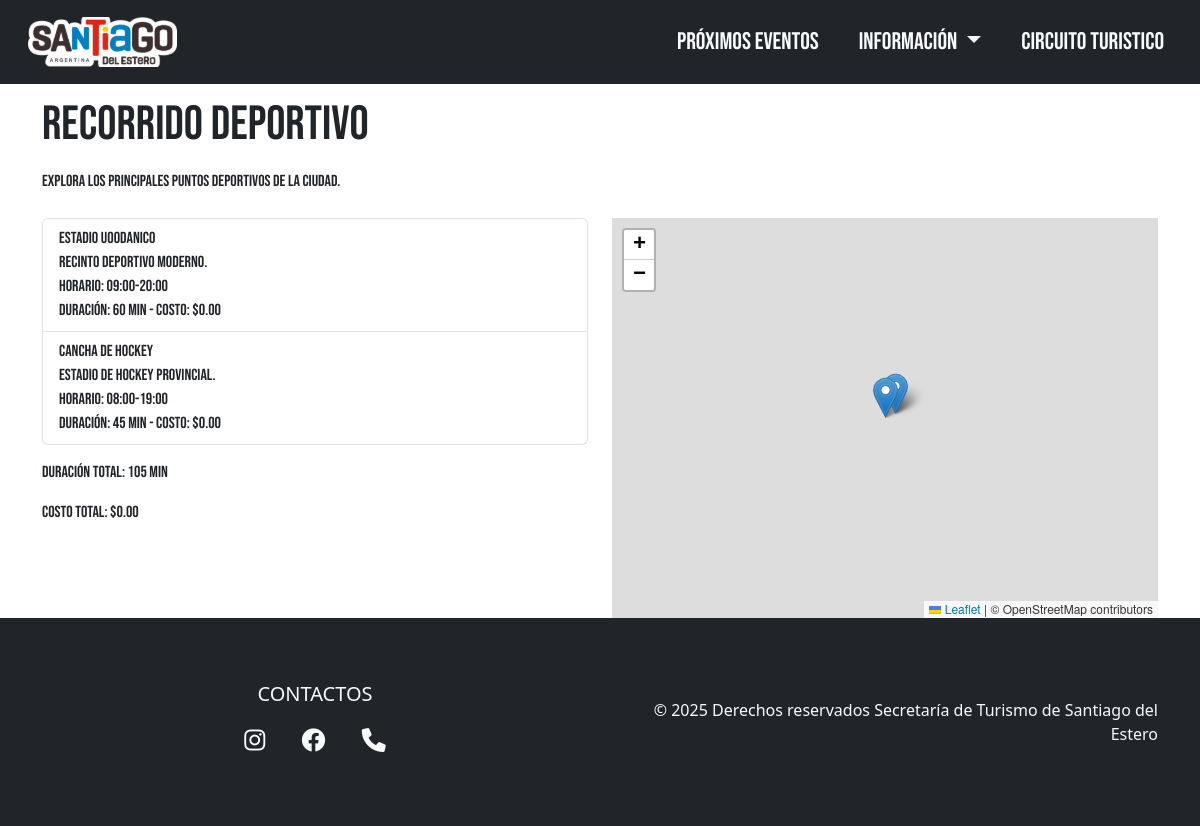
Before: /recorrido.php?id=1 with the older database file.
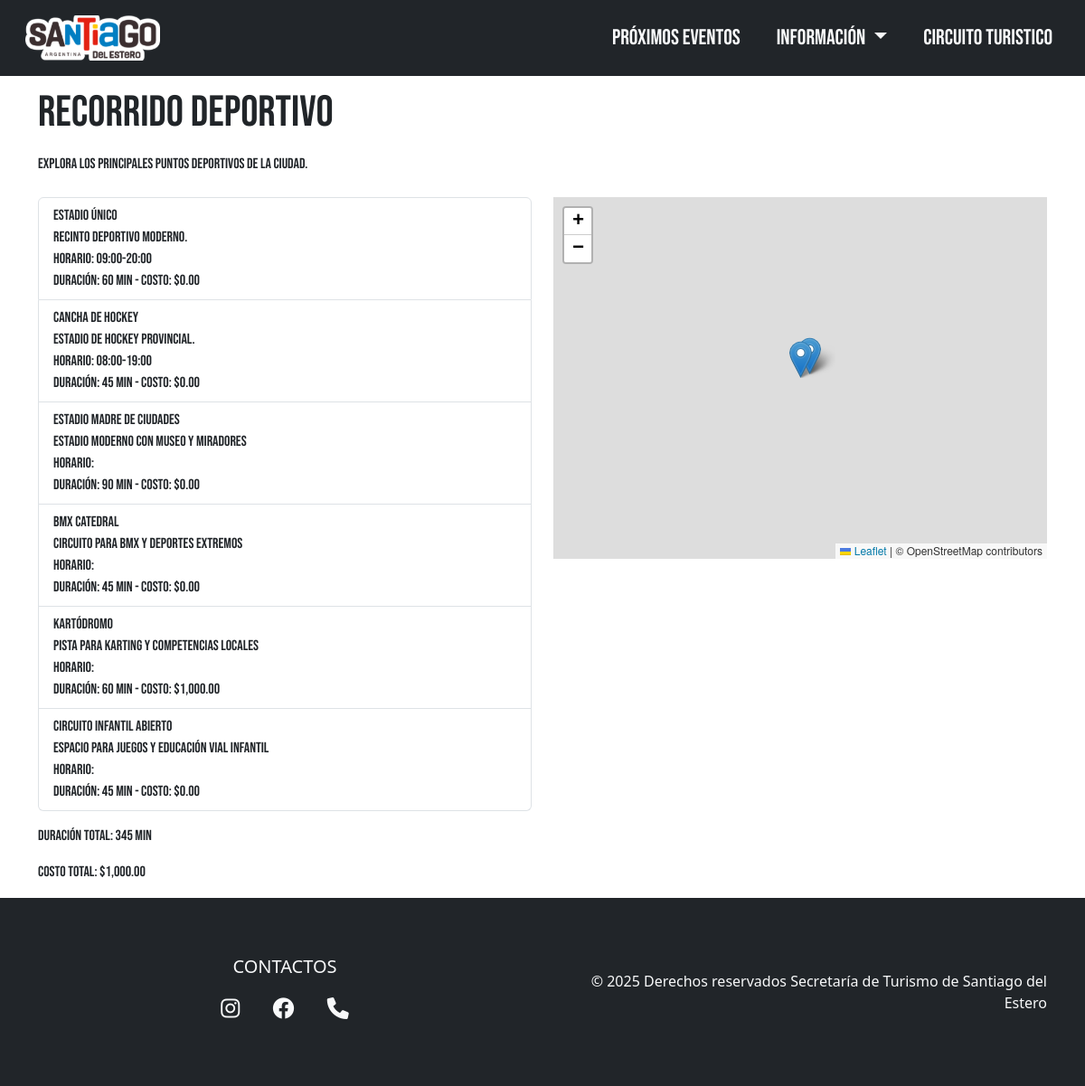
After: the same page with the newer database file.
### tables this page shows
CREATE TABLE destinos (
    id INT AUTO_INCREMENT PRIMARY KEY,
    nombre VARCHAR(255) NOT NULL,
    descripcion TEXT,
    horario VARCHAR(100),
    costo DECIMAL(10,2),
    duracion INT,
    duracion_texto VARCHAR(50),
    costo_texto VARCHAR(100),
    accesibilidad VARCHAR(50),
    imagen VARCHAR(255),
    enlace VARCHAR(255),
    latitud DECIMAL(10,6),
    longitud DECIMAL(10,6),
    categoria VARCHAR(100)
);

### recorrido.php (the view, shortened to what this page needs)
<?php
require 'db.php';
$id = $_GET['id'] ?? 0;
$stmt = $pdo->prepare('SELECT nombre, descripcion FROM recorridos WHERE id = ?');
$stmt->execute([$id]);
$rec = $stmt->fetch();
$dstmt = $pdo->prepare('SELECT d.* FROM destinos d JOIN recorrido_destinos rd ON d.id = rd.destino_id WHERE rd.recorrido_id = ?');
$dstmt->execute([$id]);
$destinos = $dstmt->fetchAll();
$totalDur = array_sum(array_column($destinos, 'duracion'));
$totalCosto = array_sum(array_column($destinos, 'costo'));
?>
<!DOCTYPE html>
<html lang="es">
<head>
  <link rel="stylesheet" href="https://unpkg.com/leaflet@1.9.4/dist/leaflet.css" />
</head>
<body class="bg-body bebas-neue-regular">
  <header>
  </header>
  <main class="container mt-5 pt-5">
    <h1 class="mb-3" style="font-size:3em;"><?= htmlspecialchars($rec['nombre']) ?></h1>
    <p class="mb-4"><?= htmlspecialchars($rec['descripcion']) ?></p>
    <div class="row">
      <div class="col-md-6">
        <ul class="list-group mb-3">
          <?php foreach ($destinos as $d): ?>
            <li class="list-group-item">
              <strong><?= htmlspecialchars($d['nombre']) ?></strong><br>
              <?= htmlspecialchars($d['descripcion']) ?><br>
              Horario: <?= htmlspecialchars($d['horario']) ?>
              <br>Duración: <?= (int)$d['duracion'] ?> min - Costo: $<?= number_format($d['costo'], 2) ?>
            </li>
          <?php endforeach; ?>
        </ul>
        <p><strong>Duración total:</strong> <?= (int)$totalDur ?> min</p>
        <p><strong>Costo total:</strong> $<?= number_format($totalCosto, 2) ?></p>
      </div>
      <div class="col-md-6">
        <div id="map" style="height:300px"></div>
      </div>
    </div>
  </main>
</body>
</html>

Changed rows visible on the page:
changed destinos "Recinto deportivo moderno.": nombre "Estadio u00danico" → "Estadio Único"
added destinos: nombre "Estadio Madre de Ciudades", descripcion "Estadio moderno con museo y miradores", duracion "90", costo "0.00"
added destinos: nombre "BMX Catedral", descripcion "Circuito para BMX y deportes extremos", duracion "45", costo "0.00"
added destinos: nombre "Kartódromo", descripcion "Pista para karting y competencias locales", duracion "60", costo "1,000.00"
added destinos: nombre "Circuito Infantil Abierto", descripcion "Espacio para juegos y educación vial infantil", duracion "45", costo "0.00"
Other visible differences:
$totalDur: "105" → "345"
$totalCosto: "0.00" → "1,000.00"
